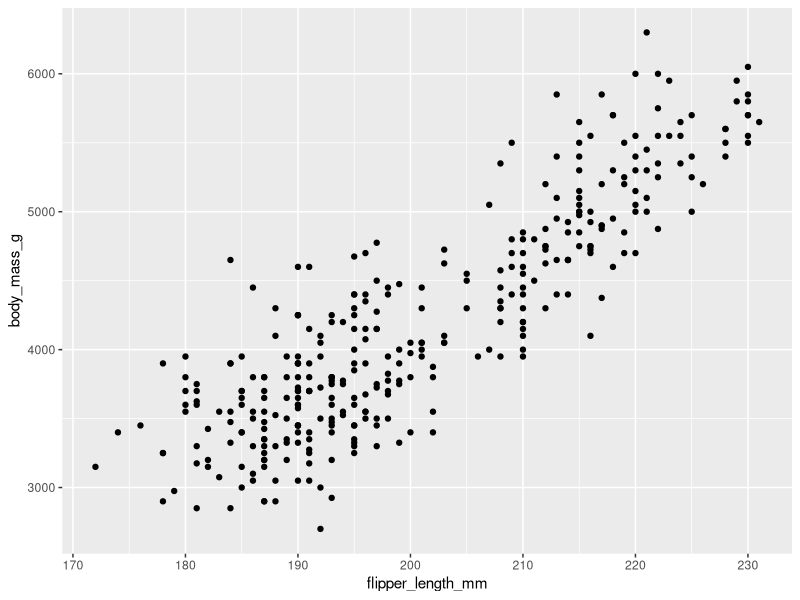
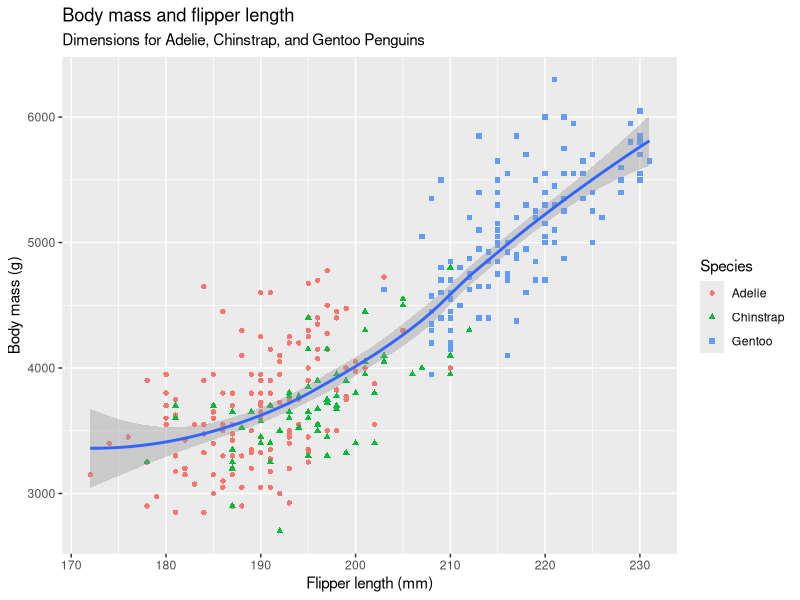
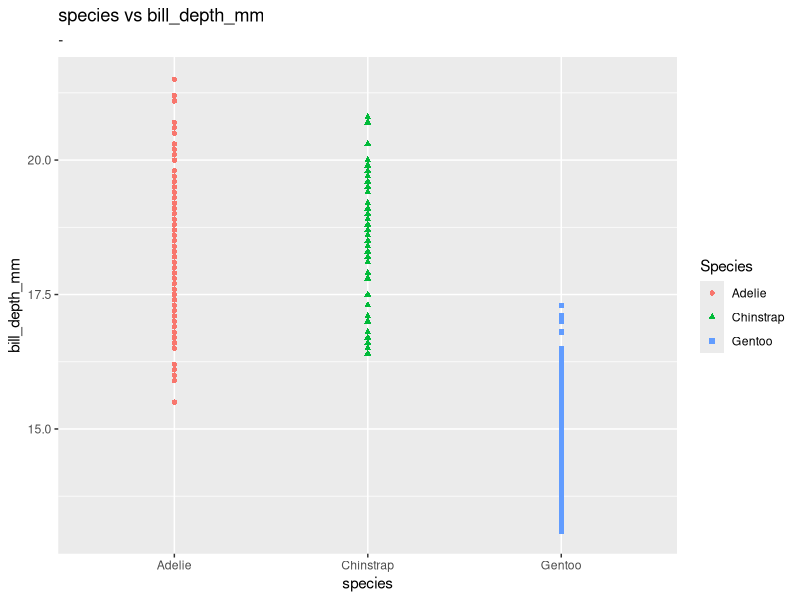
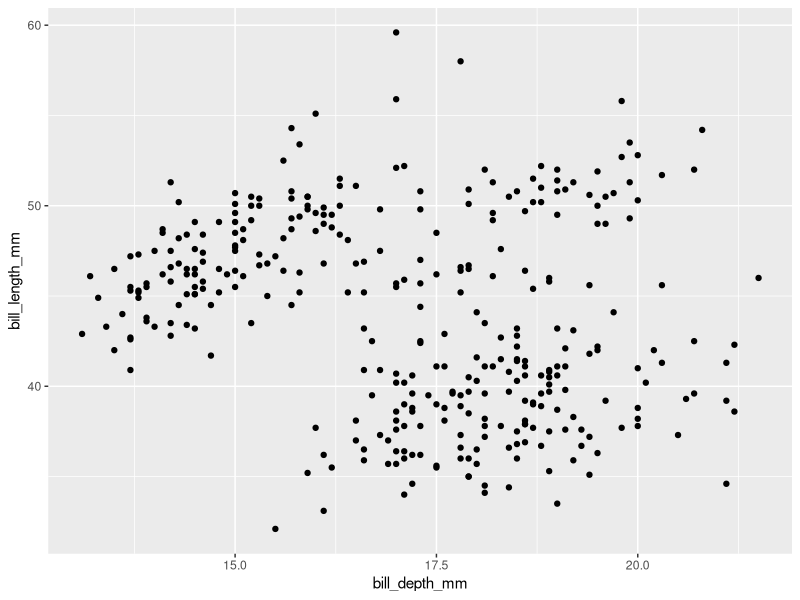
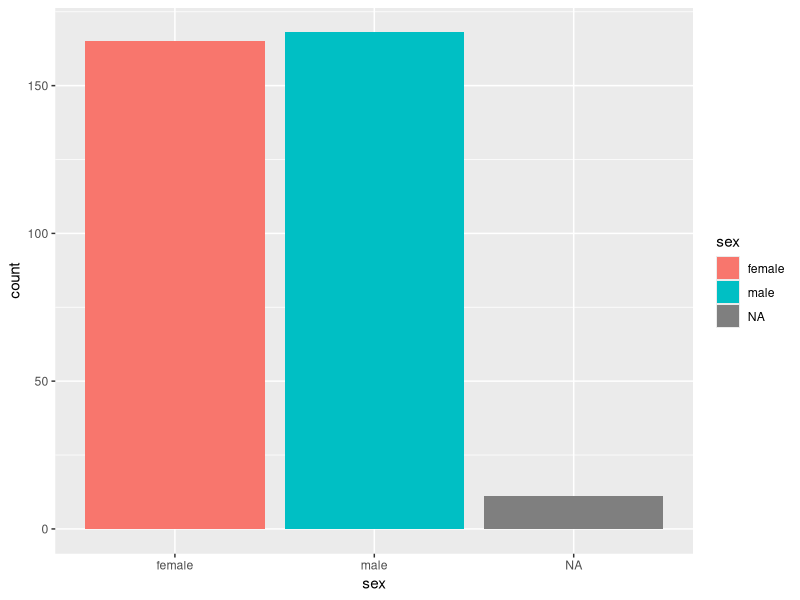
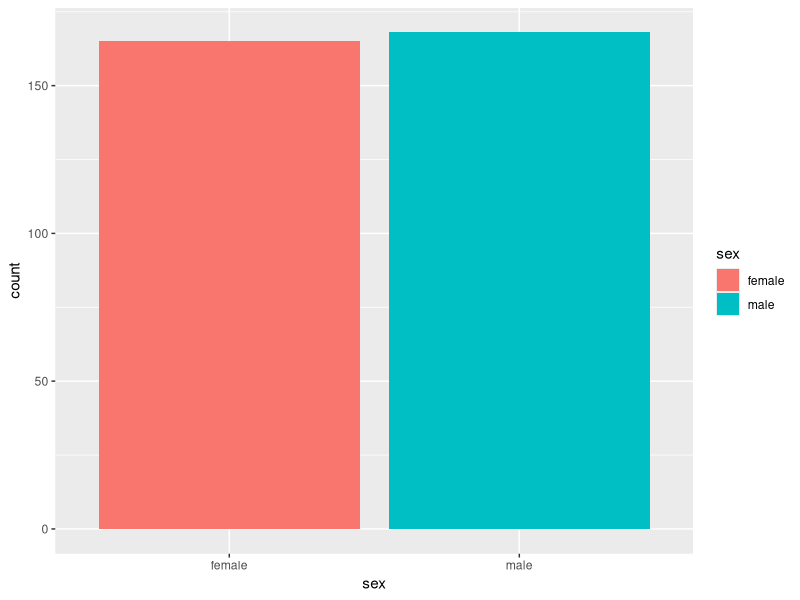
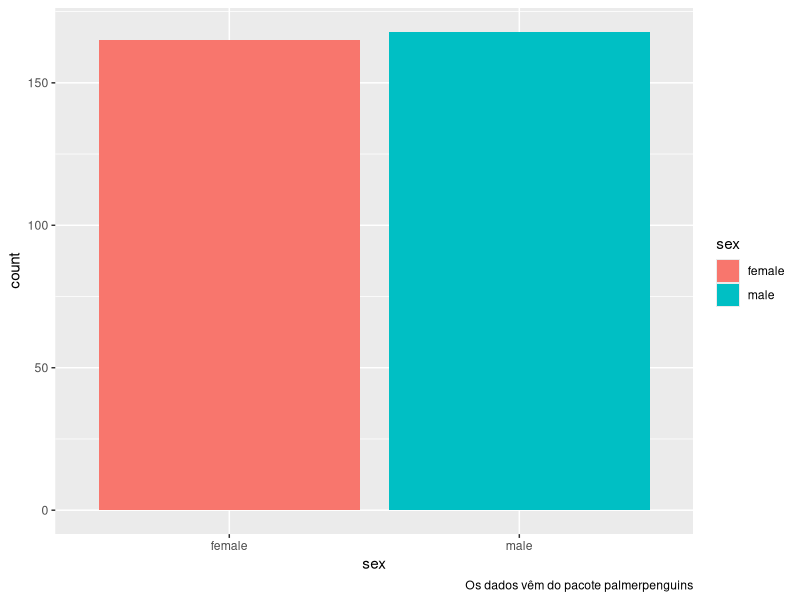
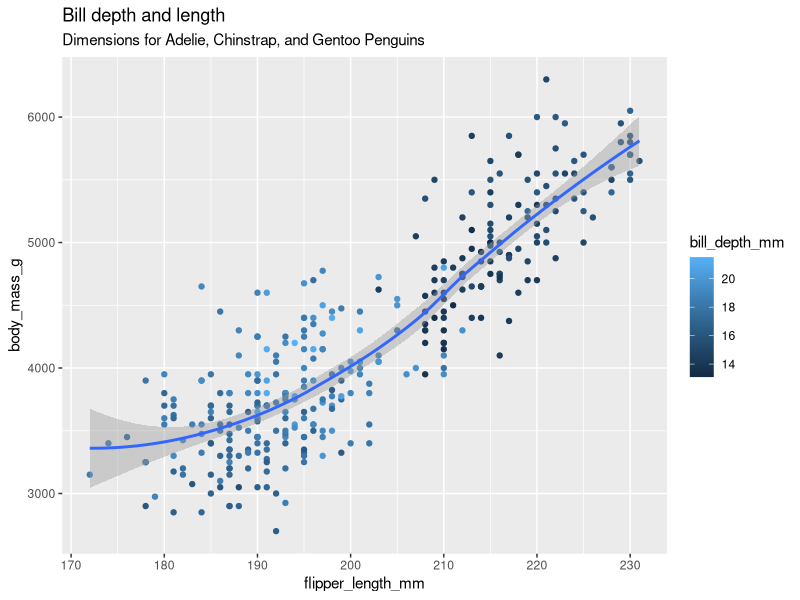

The R source for these figures, in order:
## ---- chunk 1
install.packages("tidyverse")
install.packages("palmerpenguins")
## ---- chunk 2
install.packages("skimr")
## ---- chunk 3
library(tidyverse)
library(palmerpenguins)
## ---- chunk 4
library(skimr)
## ---- chunk 5
penguins
glimpse(penguins)
## ---- chunk 6
skim_without_charts(penguins)
## ---- chunk 7
?penguins
## ---- chunk 8
ggplot(
  data = penguins,
  mapping = aes(x = flipper_length_mm, y = body_mass_g)
) +
  geom_point()
#> Warning: Removed 2 rows containing missing values (`geom_point()`).
## ---- chunk 9
ggplot(
  data = penguins,
  mapping = aes(x = flipper_length_mm, y = body_mass_g)
) +
  geom_point(aes(color = species, shape = species)) +
  geom_smooth() +
  labs(
    title = "Body mass and flipper length",
    subtitle = "Dimensions for Adelie, Chinstrap, and Gentoo Penguins",
    x = "Flipper length (mm)",
    y = "Body mass (g)",
    color = "Species",
    shape = "Species"
  )
## ---- chunk 10
ggplot(
  data = penguins,
  mapping = aes(x = species, y = bill_depth_mm)
) +
  geom_point(aes(color = species, shape = species)) +
  geom_smooth() +
  labs(
    title = "species vs bill_depth_mm",
    subtitle = "-",
    x = "species",
    y = "bill_depth_mm",
    color = "Species",
    shape = "Species"
  )
## ---- chunk 11
# adicionando variáveis para o plot.
ggplot(
  penguins,
  aes(
    x = bill_depth_mm,
    y = bill_length_mm
  )
) +
  geom_point()
## ---- chunk 12
print(penguins)
## ---- chunk 13
ggplot(
  penguins,
  aes(
    x = sex, # x is neighborhood
    fill = sex
  )
) + # fill is neighborhood
  geom_bar()
## ---- chunk 14
penguins %>%
  filter(!is.na(sex)) %>% # filter on non-missing values
  ggplot(aes(
    x = sex, # x is sex
    fill = sex
  )) + # fill is sex
  geom_bar()
## ---- chunk 15
penguins %>%
  filter(!is.na(sex)) %>% # filter on non-missing values
  ggplot(aes(
    x = sex, # x is sex
    fill = sex
  )) + # fill is sex
  geom_bar() + labs(caption = "Os dados vêm do pacote palmerpenguins")
## ---- chunk 16
# colour = "bill_depth_mm"
# geom
ggplot(
  data = penguins,
  mapping = aes(
    x = flipper_length_mm,
    y = body_mass_g,
    colour = bill_depth_mm
  )
) +
  geom_point() +
  geom_smooth() +
  labs(
    title = "Bill depth and length",
    subtitle = "Dimensions for Adelie, Chinstrap, and Gentoo Penguins",
    x = "flipper_length_mm", y = "body_mass_g",
    colour = "bill_depth_mm"
  )
## ---- chunk 17
ggplot(
  data = penguins,
  mapping = aes(x = flipper_length_mm, y = body_mass_g, color = island)
) +
  geom_point() +
  geom_smooth(se = FALSE)
## ---- chunk 18
# O mesmo gráfico. Pois você só está variando os dados de plot para local e global.
